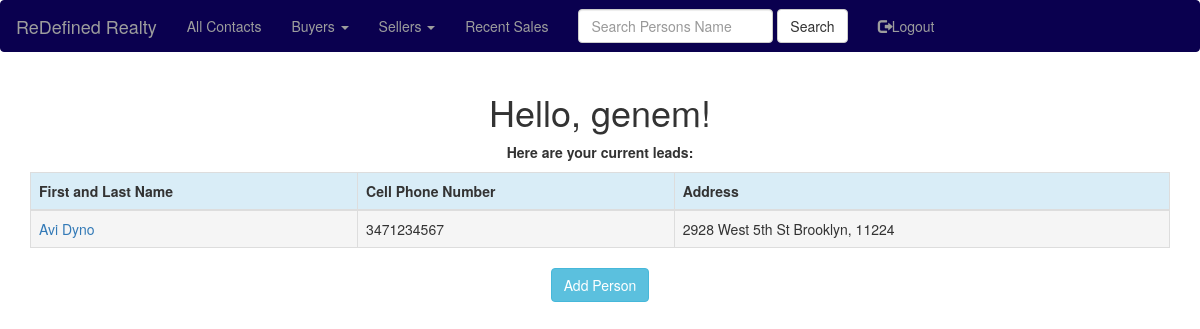
Page /people (signed in) on the earlier database version.
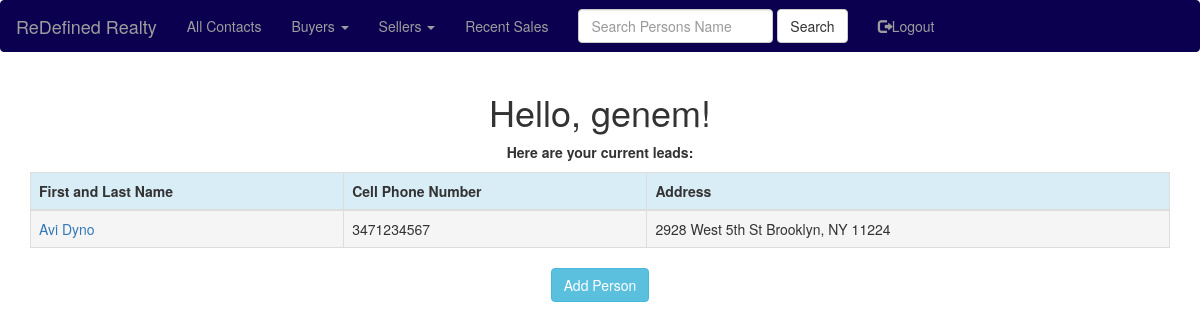
Same page on the later database version.
### app/models.py (models this page shows, shortened)
class People(db.Model):
    id = db.Column(db.Integer, primary_key=True)
    first_name=db.Column(db.String(20))
    last_name=db.Column(db.String(20))
    phone_cell=db.Column(db.Integer)
    ptype=db.Column(db.String(6))
    pstatus=db.Column(db.String(7))
    notes=db.Column(db.String(140))
    house_number=db.Column(db.String(140))
    street_name=db.Column(db.String(140))
    city_name=db.Column(db.String(140))
    state_name=db.Column(db.String(140))
    zip_code=db.Column(db.String(140))
    price=db.Column(db.Integer)
    user_account_pk=db.Column(db.Integer, db.ForeignKey('user.id'))
    ProfileNotes=db.relationship('ProfileNotes', backref='peopleprofilenotes', lazy='dynamic')

### app/routes.py (the view)
@app.route('/people', methods=['GET'])
@login_required
def people():
    all_people = get_people(current_user=current_user)
    return render_template('people.html', title='People', all_people=all_people)

### app/models.py (called while the page is built)
@login.user_loader
def load_user(id):
    return User.query.get(int(id))

### app/queryfunc.py (called while the page is built)
def get_people(current_user):
    currentuser = User.query.filter_by(username=current_user.username).first()
    account_pk = currentuser.id
    all_people=People.query.filter_by(user_account_pk=account_pk).all()
    return all_people

### app/templates/people.html
{% extends "base.html" %}
{% import 'bootstrap/wtf.html' as wtf %}
{% block app_content %}
    <center><h1>Hello, {{ current_user.username }}!</h1></center>
    <div><p><b><center>Here are your current leads:</center></b></p></div>
    <div class="table-responsive">
        <table class="table table-bordered">
            <thead>
                <tr class="info">
                    <th>First and Last Name</th>
                    <th>Cell Phone Number</th>
                    <th>Address</th>
                </tr>
            </thead>
            {% for everyone in all_people %}
            <TR>
                <TD class="active"><a href="{{ url_for('view_people', people_id=everyone.id) }}">{{ everyone.first_name }}  {{ everyone.last_name }}</a></TD>
                <TD class="active">{{ everyone.phone_cell }}</TD>
                {% if everyone.house_number %}
                <TD class="active">{{ everyone.house_number }} {{ everyone.street_name }} {{ everyone.city_name }}, {{ everyone.state_name }} {{ everyone.zip_code }}</TD>
                {% endif %}
            </TR>
            {% endfor %}
        </table>
    </div>
    <center><div class="btn-group">
        <a href="{{ url_for('add_people') }}" class="btn btn-info">Add Person</a>
    </center></div>
{% endblock %}

Differences in the rows shown:
changed People "Avi": state_name (not shown) → "NY"
